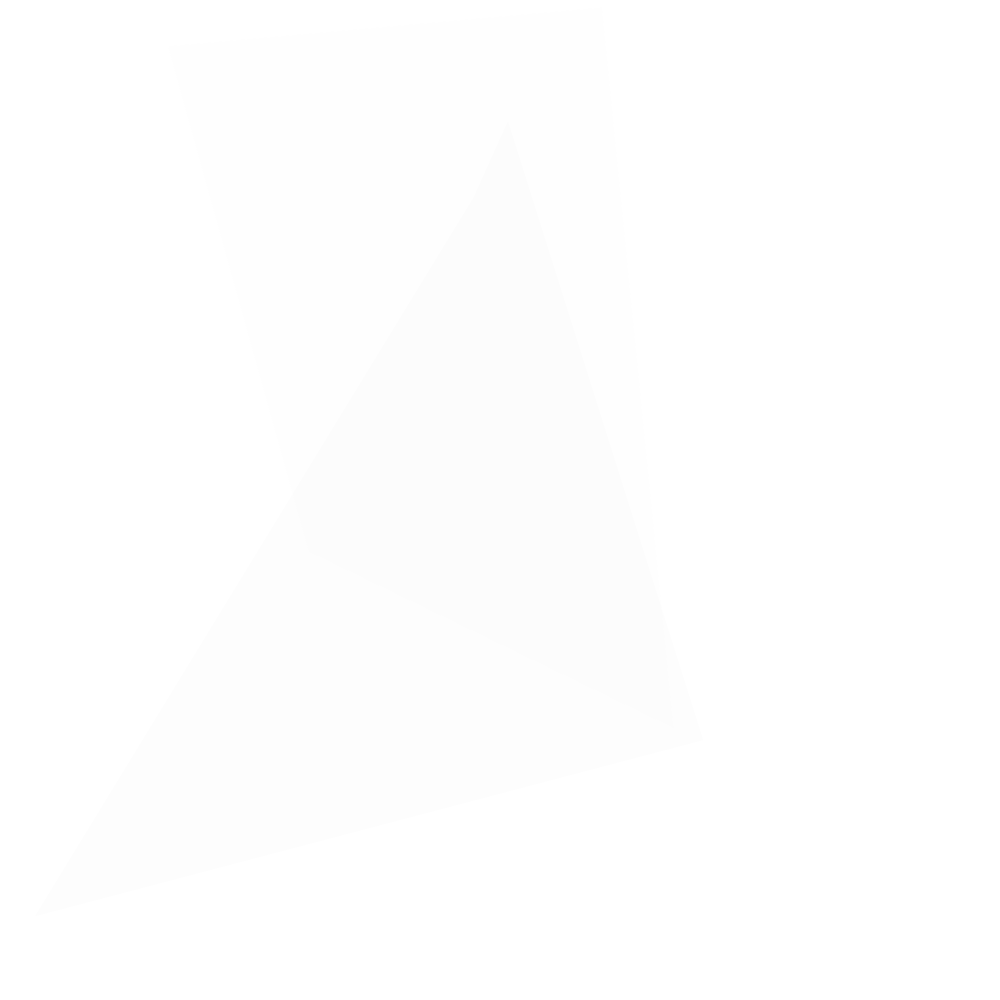
Frame 1 (no input)
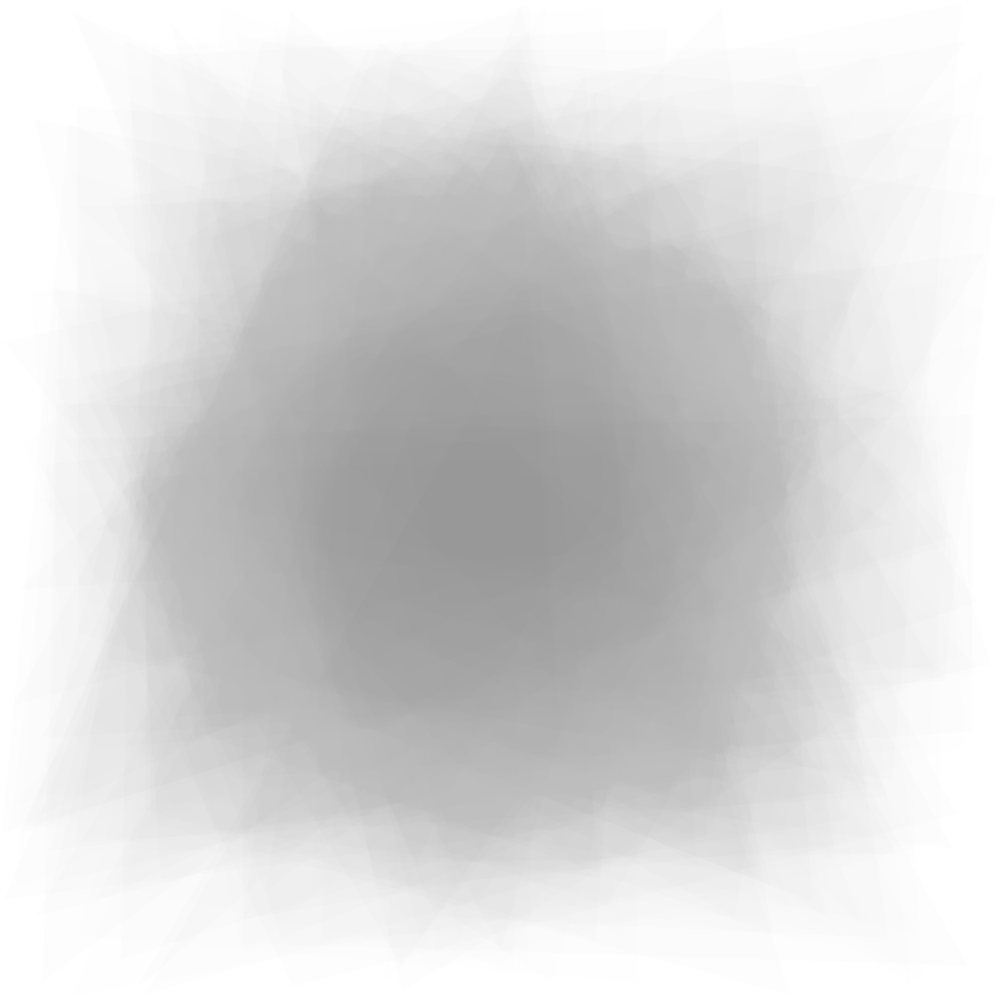
Frame 60 (the mouse pressed at the canvas centre just before this capture)
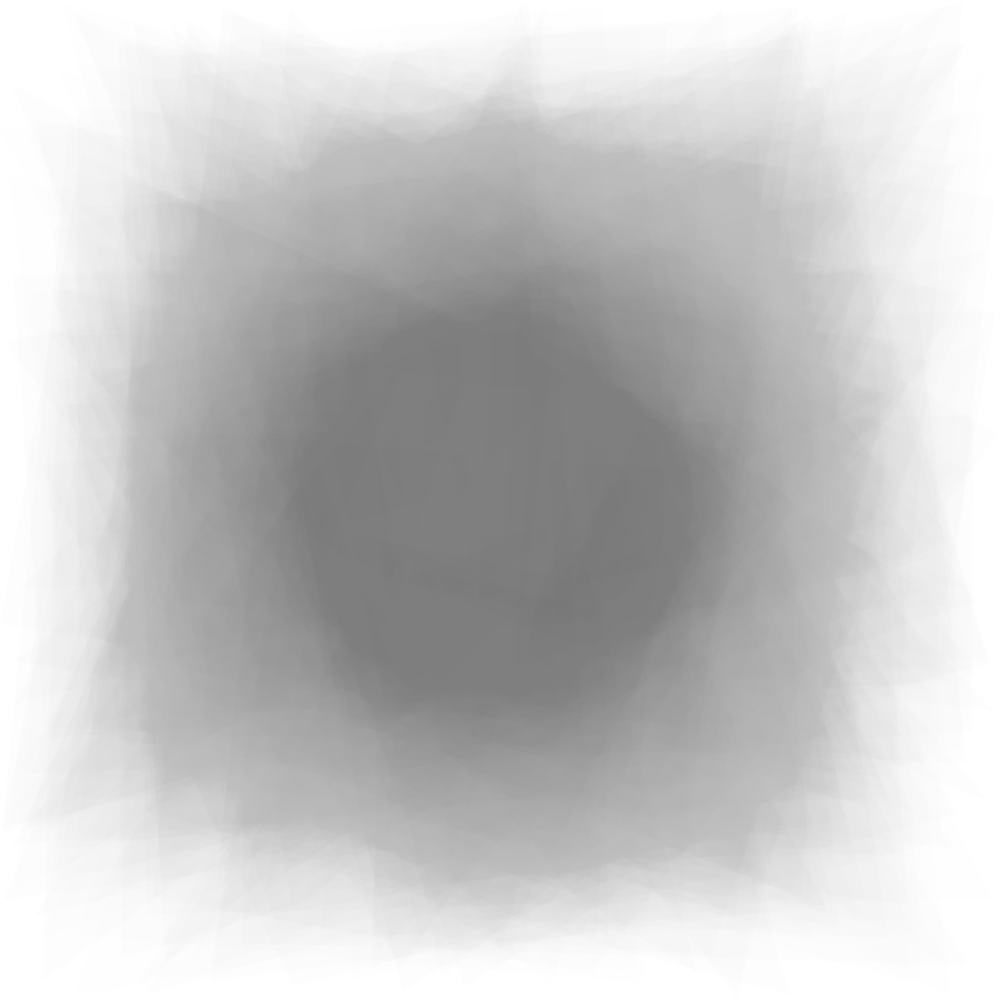
Frame 120 (the mouse held since frame 60 and released just before this capture)

The Processing sketch that drew these frames (run headless with seeded random() and noise(); from frame 60 on, the mouse is pressed at the canvas centre):

// Processing sketch: processing_181507
// ── processing_181507.pde



void setup(){
  size(1000,1000);
  background(255,255,255);
  noStroke();
  rectMode(CENTER);
  frameRate(300);
  
}

void draw(){


fill(146,141,141,1);
  quad(random(width/2),random(height/2),random(width/2,width),random(height/2),random(width/2,width),random(height/2,height),random(width/2),random(height/2,height));
  
  fill(88,86,86,2);
  quad(random(width/2),random(height/2),random(width/2,width),random(height/2),random(width/2,width),random(height/2,height),random(width/2),random(height/2,height));
  
   fill(0,0,0,2);
  quad(random(width/2),random(height/2),random(width/2,width),random(height/2),random(width/2,width),random(height/2,height),random(width/2),random(height/2,height));
 
  
  }
  void mouseClicked(){
    noLoop();

  
}
